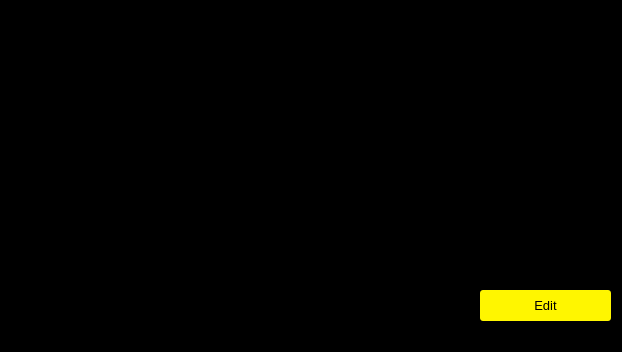
<?xml version="1.0" encoding="UTF-8"?>
<ui version="4.0">
 <class>editSeas</class>
 <widget class="QDialog" name="editSeas">
  <property name="geometry">
   <rect>
    <x>0</x>
    <y>0</y>
    <width>622</width>
    <height>352</height>
   </rect>
  </property>
  <property name="windowTitle">
   <string>Dialog</string>
  </property>
  <property name="styleSheet">
   <string notr="true">* {
	font-size: 10pt;
}

QDialog {
	background-color: rgb(0, 0, 0);
}

QTableWidget {

	color:  rgb(255, 246, 0);
	background-color: rgb(0, 0, 0);
    
	border-color:  rgb(255, 246, 0);
}

QTableWidget::item {
	border: 1px solid rgb(255, 246, 0);
	selection-background-color: qlineargradient(x1: 0, y1: 0, x2: 0.5, y2: 0.5,
                                stop: 0 #FF92BB, stop: 1 white);
}

QHeaderView::section {
    background: rgb(255, 246, 0);
}

QPushButton {
	
	background-color:  rgb(255, 246, 0);
	
	color: black;
	border-radius : 3px;
	padding : 2px;
}
</string>
  </property>
  <widget class="QTableWidget" name="seatChart">
   <property name="geometry">
    <rect>
     <x>5</x>
     <y>11</y>
     <width>611</width>
     <height>251</height>
    </rect>
   </property>
  </widget>
  <widget class="QPushButton" name="pushButton">
   <property name="geometry">
    <rect>
     <x>480</x>
     <y>290</y>
     <width>131</width>
     <height>31</height>
    </rect>
   </property>
   <property name="text">
    <string>Edit</string>
   </property>
  </widget>
 </widget>
 <resources/>
 <connections/>
</ui>
